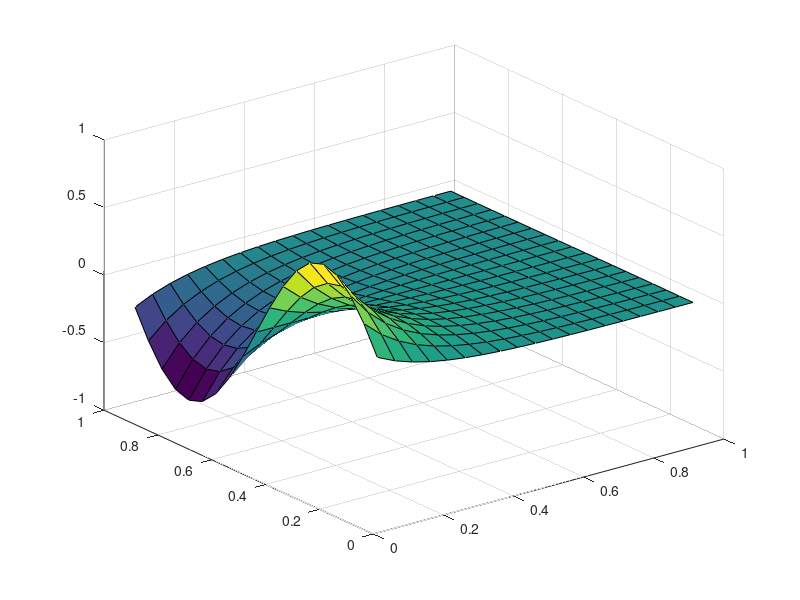

This chart was generated by the following MATLAB code:
% Finite difference for solving PDEs that satisfy Laplace's Equation
% currently used for the BVP u_xx + u_yy = 0,
% with (x,y) in [0,1] x [0,1], with boundaries
% u(0,y) = sin(2*pi*y), u(1,y) = 0, u(x,0) = 0, u(x,1) = 0

h = 0.05; % step size info
N = 1/h;

% boundary conditions
bl = @(y) sin(2*pi*y); %bl = u(0,y)
br = @(y) 0;           %br = u(1,y)
bb = @(x) 0;           %bb = u(x,0)
bt = @(x) 0;           %bt = u(x,1)

% initialize
xh = 0:h:1;
yh = xh;
M = N-1;
w = zeros(M);
v = zeros(M*M,1);
b = zeros(M*M,1);

D = zeros(M);
I = eye(M);

% building D
for i=1:M
    if i == 1
        D(i,i) = -4;
        D(i,i+1) = 1;
    elseif i == M
        D(i,i-1) = 1;
        D(i,i) = -4;
    else
        D(i,i-1) = 1;
        D(i,i) = -4;
        D(i,i+1) = 1;
    end
end

% building A
for i = 1:M
    if i == 1
        A((i-1)*M + 1:(i-1)*M + M,(i-1)*M + 1:(i-1)*M + M) = D;
        A((i-1)*M + 1:(i-1)*M + M,i*M + 1:i*M + M) = I;
    elseif i == M
        A((i-1)*M + 1:(i-1)*M + M,(i-1)*M + 1:(i-1)*M + M) = D;
        A((i-1)*M + 1:(i-1)*M + M,(i-2)*M + 1:(i-2)*M + M) = I;
    else
        A((i-1)*M + 1:(i-1)*M + M,(i-1)*M + 1:(i-1)*M + M) = D;
        A((i-1)*M + 1:(i-1)*M + M,i*M + 1:i*M + M)=I;
        A((i-1)*M + 1:(i-1)*M + M,(i-2)*M + 1:(i-2)*M + M) = I;
    end
end

% building b
for i = 1:M
    if i == 1
        b((i-1)*M + 1,1) = -bl(yh(2)) - bb(xh(2));
        b((i-1)*M + 2:(i-1)*M + M - 1, 1) = -bb(xh(3:M));
        b((i-1)*M + M,1) = -br(yh(2)) - bb(xh(M+1));
    elseif i == M
        b((i-1)*M + 1,1) = -bl(yh(M+1)) - bt(xh(2));
        b((i-1)*M + 2:(i-1)*M + M - 1,1) = -bt(xh(3:M));
        b((i-1)*M + M,1) = -br(yh(M+1)) - bt(xh(M+1));
    else
        b((i-1)*M + 1,1) = -bl(yh(i+1));
        b((i-1)*M + M,1) = -br(yh(i+1));
    end
end

% solving Av = b
v = A\b;

% turning v vector into w matrix. w(i,j) is approx for u(x_i, y_j)
for j = 1:M
    for i = 1:M
        w(i,j) = v((j-1)*M + i);
    end
end

% plot
surf(xh(2:N),yh(2:N)', w');